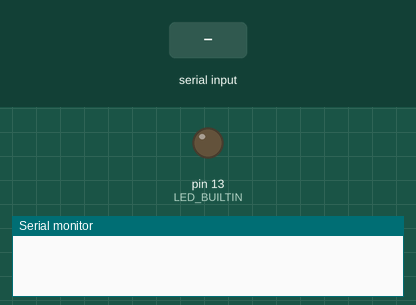
A sketch run on a simulated Arduino Uno, built with avr-gcc and run on an emulated ATmega328P. Shown: output pins drawn as LEDs (lit = HIGH), the last lines printed to the serial monitor. The test bench sets the inputs (shaded band).

Above: at 1.2 s.
1.3 s: "1\n" received over Serial
At 2.5 s:
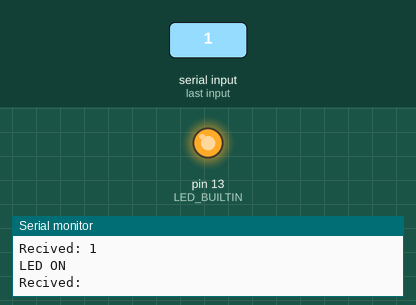
2.8 s: byte 48 ('0') received over Serial
At 3.8 s:
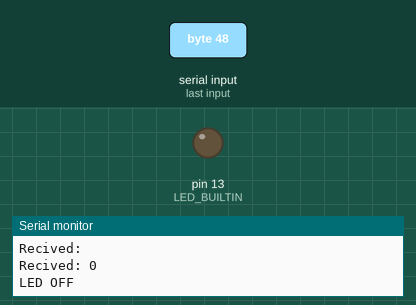
Timing chart, 0 to 5.8 s (numbered marks = the images above; inputs shaded):
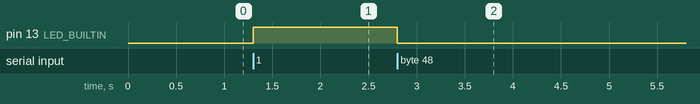

The sketch:

Arduino-BLUETOOTH.ino
```cpp
/*lang: SR
 *
 *  UPALI/UGASI LED preko BLUETOOTHA.
 *
 * Na ploci LED je obicno digitalni pin 13, ali se moze koristiti i ovaj
 * LED_BUILTIN koji ce pronaci pravi LED pin nezavisno od modela ploce.
 * HC-05 Bluetooth Modul spojen sa GND, 5V, RX, TX (RX, TX ukrsteni)
 *
 * **********************************************************************
 *
 *  TURN ON/OFF LED with BLUETOOTH.
 *
 * On-board LED is by default digital pin 13, but you can use this trick,
 * LED_BUILTIN is the correct LED pin independent of which board is used.
 * HC-05 Bluetooth Module connected with GND, 5V, RX, TX (RX, TX croosed)
 *
 *                                                           dxdev.co.nf
*/

char serData; // Primljeno preko BT // Received BT data

void setup() {
  pinMode(LED_BUILTIN, OUTPUT);
  digitalWrite(LED_BUILTIN, LOW);
  Serial.begin(9600); //Set the data rate in bits per second (baud) for serial data transmission
}

void loop() {

  if(Serial.available() > 0) {
    serData = Serial.read();  // Read the incoming data and store it into serData
    Serial.print("Recived: ");  // Print in Serial monitor (Send feedback)
    Serial.print(serData);
    Serial.print("\n");
    if(serData == '1') {
      digitalWrite(LED_BUILTIN, HIGH);
      Serial.println("LED ON");
    }else if(serData == '0') {
      digitalWrite(LED_BUILTIN, LOW);
      Serial.println("LED OFF");
    }
  }

}
```

Measured:
- after the input at 1.3 s, pin 13 (LED_BUILTIN): LOW → HIGH at once
- after the input at 2.8 s, pin 13 (LED_BUILTIN): HIGH → LOW at once
